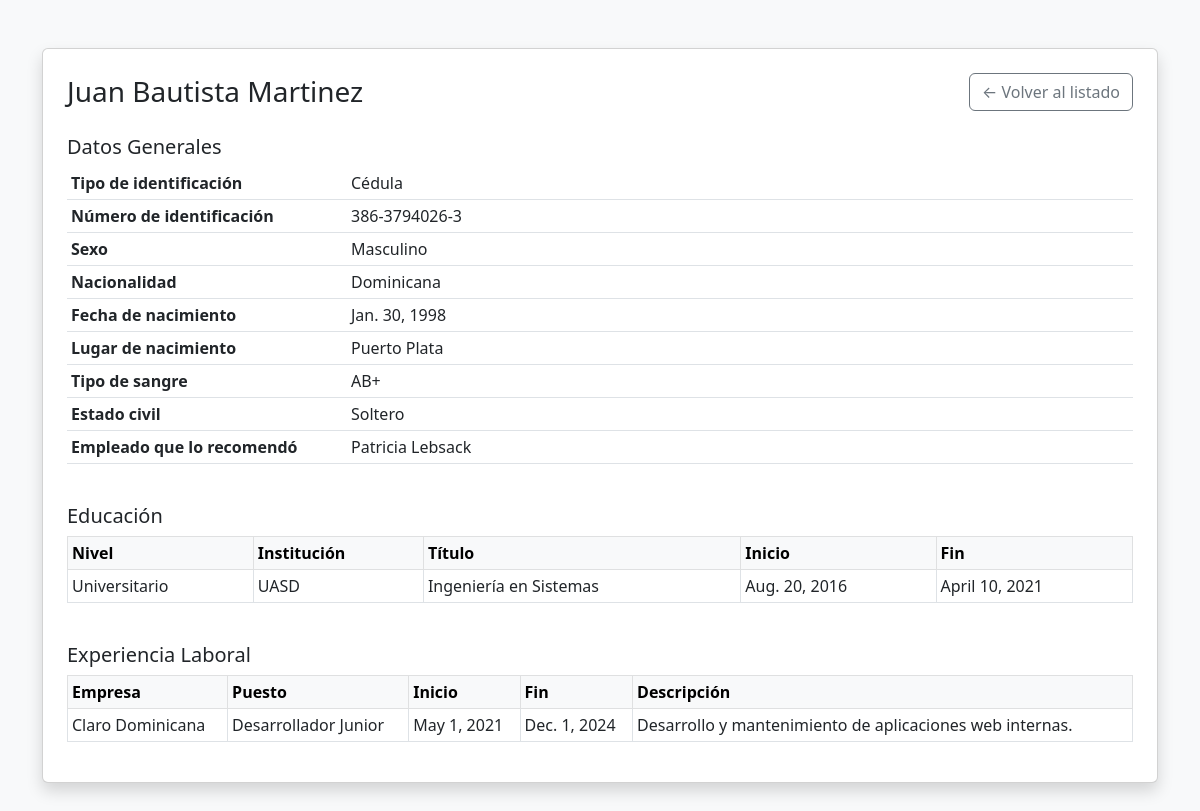
Page /solicitudes/5/ on the committed database.
### formulario/models.py (models this page shows, shortened)
class Solicitud(models.Model):
    TIPO_IDENTIFICACION = [
        ('cedula', 'Cédula'),
        ('pasaporte', 'Pasaporte'),
    ]
    SEXO = [
        ('M', 'Masculino'),
        ('F', 'Femenino'),
    ]
    ESTADO_CIVIL = [
        ('soltero', 'Soltero'),
        ('casado', 'Casado'),
        ('divorciado', 'Divorciado'),
        ('union_libre', 'Unión Libre'),
        ('viudo', 'Viudo'),
    ]
    nombres_apellidos = models.CharField(max_length=200)
    tipo_identificacion = models.CharField(max_length=20, choices=TIPO_IDENTIFICACION)
    numero_identificacion = models.CharField(max_length=50)
    sexo = models.CharField(max_length=1, choices=SEXO)
    nacionalidad = models.CharField(max_length=100)
    fecha_nacimiento = models.DateField()
    lugar_nacimiento = models.CharField(max_length=150)
    tipo_sangre = models.CharField(max_length=5)
    estado_civil = models.CharField(max_length=20, choices=ESTADO_CIVIL)
    fecha_matrimonio = models.DateField(null=True, blank=True)
    empleado_recomendador = models.CharField(max_length=200, blank=True, null=True)

class Educacion(models.Model):
    solicitud = models.ForeignKey(Solicitud, on_delete=models.CASCADE, related_name='educaciones')
    nivel = models.CharField(max_length=100)
    institucion = models.CharField(max_length=200)
    titulo = models.CharField(max_length=200)
    fecha_inicio = models.DateField()
    fecha_fin = models.DateField(null=True, blank=True)

class Experiencia(models.Model):
    solicitud = models.ForeignKey(Solicitud, on_delete=models.CASCADE, related_name='experiencias')
    empresa = models.CharField(max_length=200)
    puesto = models.CharField(max_length=150)
    fecha_inicio = models.DateField()
    fecha_fin = models.DateField(null=True, blank=True)
    descripcion = models.TextField()

### formulario/views.py (the view)
# urls.py: path('solicitudes/<int:pk>/', views.detalle_solicitud, name='detalle_solicitud'),
def detalle_solicitud(request, pk):
    solicitud = get_object_or_404(
        Solicitud.objects.prefetch_related('educaciones', 'experiencias'),
        pk=pk,
    )
    return render(request, 'formulario/detalle.html', {
        'solicitud': solicitud,
    })

### formulario/templates/formulario/detalle.html (shortened to what this page needs)
<!DOCTYPE html>
<html lang="es">
<head>
    <link href="https://cdn.jsdelivr.net/npm/bootstrap@5.3.0/dist/css/bootstrap.min.css" rel="stylesheet">
</head>
<body class="bg-light">
<div class="container mt-5 mb-5">
    <div class="card shadow p-4">
        <div class="d-flex justify-content-between align-items-center mb-4">
            <h3 class="mb-0">{{ solicitud.nombres_apellidos }}</h3>
            <a href="{% url 'listado_solicitudes' %}" class="btn btn-outline-secondary">&larr; Volver al listado</a>
        </div>
        <h5>Datos Generales</h5>
        <table class="table table-sm">
            <tr><th style="width:280px">Tipo de identificación</th><td>{{ solicitud.get_tipo_identificacion_display }}</td></tr>
            <tr><th>Número de identificación</th><td>{{ solicitud.numero_identificacion }}</td></tr>
            <tr><th>Sexo</th><td>{{ solicitud.get_sexo_display }}</td></tr>
            <tr><th>Nacionalidad</th><td>{{ solicitud.nacionalidad }}</td></tr>
            <tr><th>Fecha de nacimiento</th><td>{{ solicitud.fecha_nacimiento }}</td></tr>
            <tr><th>Lugar de nacimiento</th><td>{{ solicitud.lugar_nacimiento }}</td></tr>
            <tr><th>Tipo de sangre</th><td>{{ solicitud.tipo_sangre }}</td></tr>
            <tr><th>Estado civil</th><td>{{ solicitud.get_estado_civil_display }}</td></tr>
            <tr><th>Empleado que lo recomendó</th><td>{{ solicitud.empleado_recomendador|default:"—" }}</td></tr>
        </table>
        <h5 class="mt-4">Educación</h5>
        {% if solicitud.educaciones.all %}
        <table class="table table-sm table-bordered">
            <thead class="table-light">
                <tr>
                    <th>Nivel</th><th>Institución</th><th>Título</th><th>Inicio</th><th>Fin</th>
                </tr>
            </thead>
            <tbody>
                {% for edu in solicitud.educaciones.all %}
                <tr>
                    <td>{{ edu.nivel }}</td>
                    <td>{{ edu.institucion }}</td>
                    <td>{{ edu.titulo }}</td>
                    <td>{{ edu.fecha_inicio }}</td>
                    <td>{{ edu.fecha_fin|default:"—" }}</td>
                </tr>
                {% endfor %}
            </tbody>
        </table>
        {% else %}
        <p class="text-muted">Sin registros de educación.</p>
        {% endif %}
        <h5 class="mt-4">Experiencia Laboral</h5>
        {% if solicitud.experiencias.all %}
        <table class="table table-sm table-bordered">
            <thead class="table-light">
                <tr>
                    <th>Empresa</th><th>Puesto</th><th>Inicio</th><th>Fin</th><th>Descripción</th>
                </tr>
            </thead>
            <tbody>
                {% for exp in solicitud.experiencias.all %}
                <tr>
                    <td>{{ exp.empresa }}</td>
                    <td>{{ exp.puesto }}</td>
                    <td>{{ exp.fecha_inicio }}</td>
                    <td>{{ exp.fecha_fin|default:"—" }}</td>
                    <td>{{ exp.descripcion }}</td>
                </tr>
                {% endfor %}
            </tbody>
        </table>
        {% else %}
        <p class="text-muted">Sin registros de experiencia laboral.</p>
        {% endif %}
    </div>
</div>
</body>
</html>

### rows in the picture
Solicitud: nombres_apellidos "Juan Bautista Martinez", tipo_identificacion "Cédula", numero_identificacion "386-3794026-3", sexo "Masculino", nacionalidad "Dominicana", fecha_nacimiento "Jan. 30, 1998", lugar_nacimiento "Puerto Plata", tipo_sangre "AB+", estado_civil "Soltero", empleado_recomendador "Patricia Lebsack"
Educacion: nivel "Universitario", institucion "UASD", titulo "Ingeniería en Sistemas", fecha_inicio "Aug. 20, 2016", fecha_fin "April 10, 2021"
Experiencia: empresa "Claro Dominicana", puesto "Desarrollador Junior", fecha_inicio "May 1, 2021", fecha_fin "Dec. 1, 2024", descripcion "Desarrollo y mantenimiento de aplicaciones web internas."
